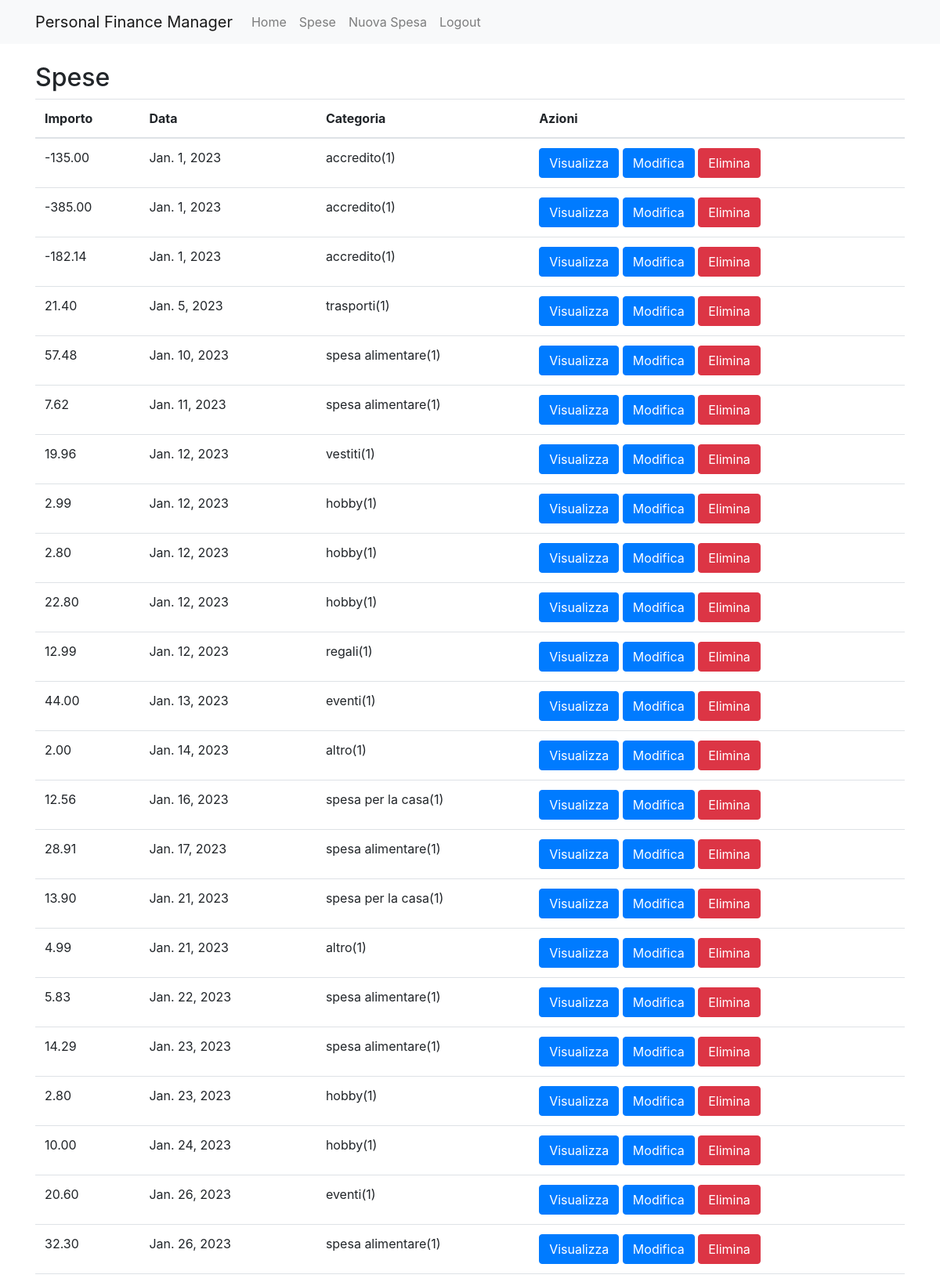
The app's page /expenses/ (signed in, upper part) with its own data.
### expenses/models.py (models this page shows, shortened)
class Expense(models.Model):
    user = models.ForeignKey(User, on_delete=models.CASCADE)
    balance = models.ForeignKey(Balance, on_delete=models.CASCADE)
    payment_method = models.ForeignKey(Payment_Method, on_delete=models.CASCADE)
    amount = models.DecimalField(max_digits = 6, decimal_places=2)
    date = models.DateField()
    category = models.ForeignKey(Category, on_delete=models.CASCADE)
    description = models.CharField(max_length=200)

class Category(models.Model):
    user = models.ForeignKey(User, on_delete=models.CASCADE)
    name = models.CharField(max_length=200)
    def __str__(self):
        return self.name + "(" + str(self.user.id) + ")"

### expenses/views.py (the view)
# urls.py: path('expenses/', views.expenses_list, name='expenses_list'),
@login_required
def expenses_list(request):
    expenses = Expense.objects.filter(user=request.user)
    return render(request, 'expenses_list.html', {'expenses': expenses})

### expenses/templates/expenses_list.html (shortened to what this page needs)
{% extends 'base.html' %}
{% block content %}
  <h2>Spese</h2>
  <table class="table">
    <thead>
      <tr>
        <th>Importo</th>
        <th>Data</th>
        <th>Categoria</th>
        <th>Azioni</th>
      </tr>
    </thead>
    <tbody>
      {% for expense in expenses %}
        <tr>
          <td>{{ expense.amount }}</td>
          <td>{{ expense.date }}</td>
          <td>{{ expense.category }}</td>
          <td>
            <a href="{% url 'expense_show' expense.pk %}" class="btn btn-primary">Visualizza</a>
            <a href="{% url 'expense_edit' expense.pk %}" class="btn btn-primary">Modifica</a>
            <a href="{% url 'expense_delete' expense.pk %}" class="btn btn-danger">Elimina</a>
          </td>
        </tr>
      {% empty %}
        <tr>
          <td colspan="4">Nessuna spesa trovata.</td>
        </tr>
      {% endfor %}
    </tbody>
  </table>
{% endblock %}

### records on screen
Expense: amount "-135.00", date "Jan. 1, 2023", category "accredito(1)"
Expense: amount "-385.00", date "Jan. 1, 2023", category "accredito(1)"
Expense: amount "-182.14", date "Jan. 1, 2023", category "accredito(1)"
Expense: amount "21.40", date "Jan. 5, 2023", category "trasporti(1)"
Expense: amount "57.48", date "Jan. 10, 2023", category "spesa alimentare(1)"
Expense: amount "7.62", date "Jan. 11, 2023", category "spesa alimentare(1)"
Expense: amount "19.96", date "Jan. 12, 2023", category "vestiti(1)"
Expense: amount "2.99", date "Jan. 12, 2023", category "hobby(1)"
Expense: amount "2.80", date "Jan. 12, 2023", category "hobby(1)"
Expense: amount "22.80", date "Jan. 12, 2023", category "hobby(1)"
Expense: amount "12.99", date "Jan. 12, 2023", category "regali(1)"
Expense: amount "44.00", date "Jan. 13, 2023", category "eventi(1)"
Expense: amount "2.00", date "Jan. 14, 2023", category "altro(1)"
Expense: amount "12.56", date "Jan. 16, 2023", category "spesa per la casa(1)"
Expense: amount "28.91", date "Jan. 17, 2023", category "spesa alimentare(1)"
Expense: amount "13.90", date "Jan. 21, 2023", category "spesa per la casa(1)"
Expense: amount "4.99", date "Jan. 21, 2023", category "altro(1)"
Expense: amount "5.83", date "Jan. 22, 2023", category "spesa alimentare(1)"
Expense: amount "14.29", date "Jan. 23, 2023", category "spesa alimentare(1)"
Expense: amount "2.80", date "Jan. 23, 2023", category "hobby(1)"
Expense: amount "10.00", date "Jan. 24, 2023", category "hobby(1)"
Expense: amount "20.60", date "Jan. 26, 2023", category "eventi(1)"
Expense: amount "32.30", date "Jan. 26, 2023", category "spesa alimentare(1)"
